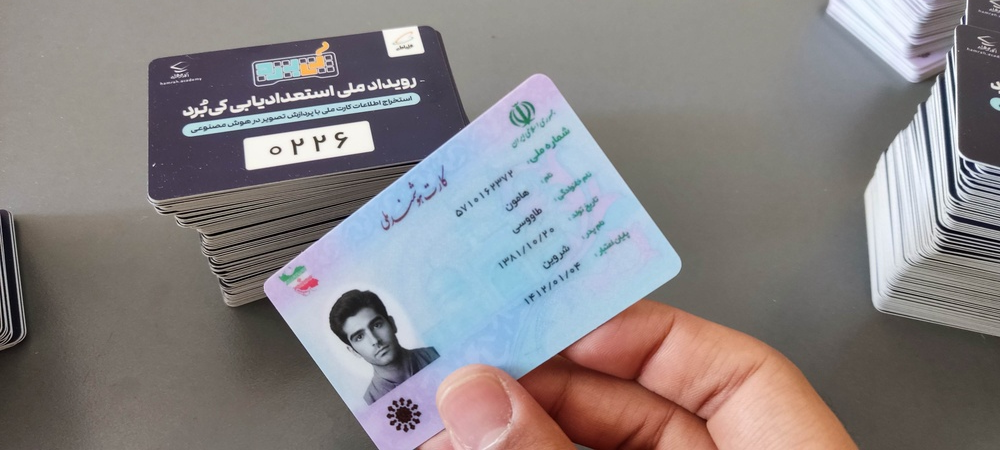
#> input picture sample_id_card.jpg, 1000 x 450 px, shrunk from 4000 x 1800 before the run
$ python test_example.py
#> lines starting #> are read from the running program, lines starting #| are printed output that depends on the picture; after the words box and inside, x2 and y2 are one past the last pixel; in counts of white or black regions, pixels touching at a corner belong together
### id_card_extractor.py
#!/usr/bin/env python3
# -*- coding: utf-8 -*-

import cv2
import pytesseract
import re
import numpy as np
from PIL import Image, ImageEnhance
import os
import sys

class IranianIDCardExtractor:
    def __init__(self):
        """
        کلاس استخراج اطلاعات کارت ملی ایرانی
        """
        # تنظیمات Tesseract برای زبان فارسی
        self.tesseract_config = r'--oem 3 --psm 6 -l fas+eng'

    def preprocess_image(self, image_path):
        """
        پیش‌پردازش تصویر برای بهبود تشخیص متن
        """
#> called with image_path = 'sample_id_card.jpg'
        try:
            # خواندن تصویر
            img = cv2.imread(image_path)
#> img is the input picture: shape (450, 1000, 3); mean B, G, R 133.3, 131.9, 136.1
            if img is None:
                raise ValueError(f"نمی‌توان تصویر را از مسیر {image_path} بارگذاری کرد")

            # تبدیل به خاکستری
            gray = cv2.cvtColor(img, cv2.COLOR_BGR2GRAY)
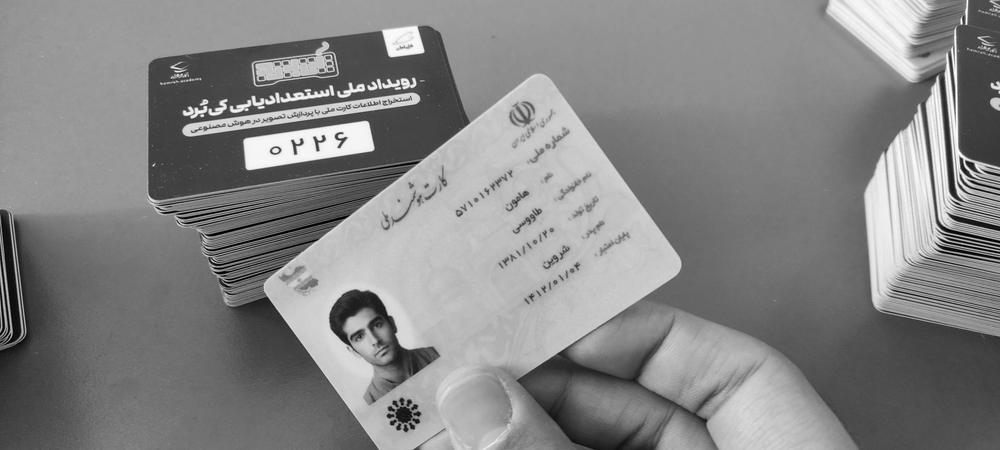
#> gray: shape (450, 1000); min 0, max 255, mean 133.3

            # اعمال فیلتر گاوسی برای کاهش نویز
            denoised = cv2.GaussianBlur(gray, (5, 5), 0)

            # تنظیم کنتراست و روشنایی
            alpha = 1.5  # کنتراست
            beta = 30    # روشنایی
            enhanced = cv2.convertScaleAbs(denoised, alpha=alpha, beta=beta)
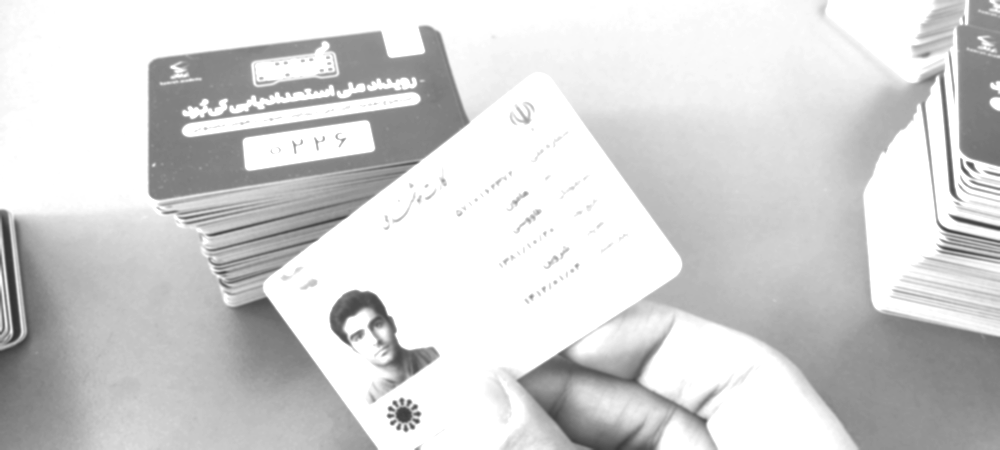
#> enhanced: shape (450, 1000); min 51, max 255, mean 212.1

            # اعمال threshold برای بهبود کیفیت متن
            _, thresh = cv2.threshold(enhanced, 0, 255, cv2.THRESH_BINARY + cv2.THRESH_OTSU)
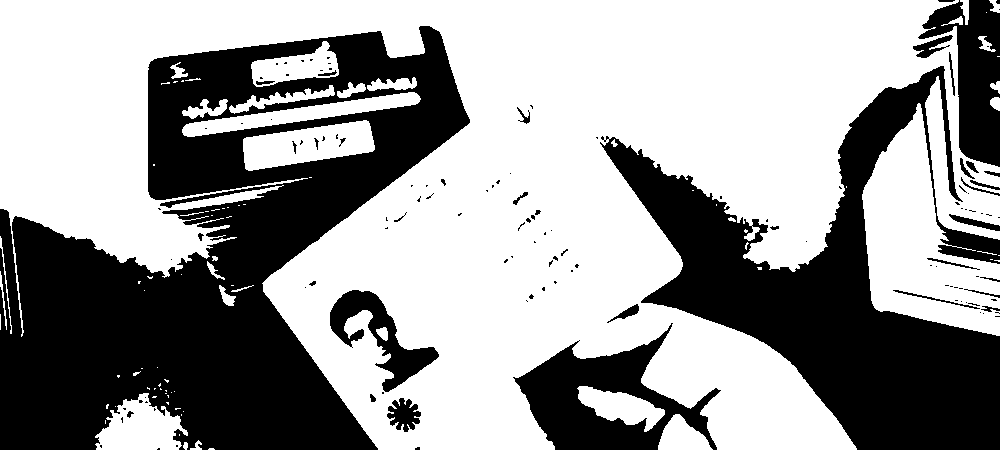
#> thresh: shape (450, 1000); 60.6% white; 128 black regions (92 under 20 px), largest, box (x1, y1, x2, y2) and area: (0, 26, 470, 450) 97849, (600, 66, 1000, 450) 54343, (513, 323, 721, 450) 11063

            # حذف نویز با عملیات مورفولوژی
            kernel = np.ones((1, 1), np.uint8)
            cleaned = cv2.morphologyEx(thresh, cv2.MORPH_CLOSE, kernel)
            cleaned = cv2.morphologyEx(cleaned, cv2.MORPH_OPEN, kernel)

            return cleaned

        except Exception as e:
            print(f"خطا در پیش‌پردازش تصویر: {str(e)}")
            return None

    def extract_text_from_image(self, processed_image):
        """
        استخراج متن از تصویر پردازش شده
        """
        try:
            # تبدیل تصویر OpenCV به PIL
            pil_image = Image.fromarray(processed_image)

            # بهبود کیفیت تصویر
            enhancer = ImageEnhance.Sharpness(pil_image)
            pil_image = enhancer.enhance(2.0)

            # استخراج متن با Tesseract
            extracted_text = pytesseract.image_to_string(pil_image, config=self.tesseract_config)

            return extracted_text

        except Exception as e:
            print(f"خطا در استخراج متن: {str(e)}")
            return ""

    # [70 lines left out: functions parse_id_card_info, validate_national_id, not called in this run]

    def process_id_card(self, image_path):
        """
        پردازش کامل کارت ملی و استخراج اطلاعات
        """
        print(f"در حال پردازش تصویر: {image_path}")

        # پیش‌پردازش تصویر
        processed_image = self.preprocess_image(image_path)
        if processed_image is None:
            return None

        # استخراج متن
        extracted_text = self.extract_text_from_image(processed_image)
        if not extracted_text:
            print("متنی در تصویر شناسایی نشد")
            return None

        print("متن استخراج شده:")
        print("-" * 50)
        print(extracted_text)
        print("-" * 50)

        # تجزیه اطلاعات
        parsed_info = self.parse_id_card_info(extracted_text)

        # اعتبارسنجی کد ملی
        if parsed_info['کد_ملی']:
            is_valid = self.validate_national_id(parsed_info['کد_ملی'])
            parsed_info['کد_ملی_معتبر'] = is_valid

        return {
            'متن_خام': extracted_text,
            'اطلاعات_استخراج_شده': parsed_info
        }

# [36 lines left out: function main, not called in this run]

# [2 lines that do not run on import are left out]

### test_example.py
#!/usr/bin/env python3
# -*- coding: utf-8 -*-

"""
مثال ساده برای استفاده از کلاس IranianIDCardExtractor
"""

from id_card_extractor import IranianIDCardExtractor
import os

def test_extractor():
    """
    تست کردن استخراج‌کننده کارت ملی
    """
    # ایجاد نمونه از کلاس
    extractor = IranianIDCardExtractor()

    # مسیر فایل تصویر (باید توسط کاربر تعیین شود)
    image_path = "sample_id_card.jpg"  # نام فایل تصویر نمونه

    if not os.path.exists(image_path):
        print(f"فایل تصویر {image_path} یافت نشد.")
        print("لطفاً یک فایل تصویر کارت ملی در همین پوشه قرار دهید و نام آن را 'sample_id_card.jpg' بگذارید.")
        print("یا می‌توانید مسیر فایل را در کد تغییر دهید.")
        return

    # پردازش کارت ملی
    result = extractor.process_id_card(image_path)

    if result:
        print("\n" + "="*60)
        print("نتایج استخراج اطلاعات")
        print("="*60)

        # نمایش اطلاعات استخراج شده
        info = result['اطلاعات_استخراج_شده']
        for field, value in info.items():
            if value and field != 'کد_ملی_معتبر':
                print(f"{field}: {value}")

        # نمایش وضعیت اعتبار کد ملی
        if info.get('کد_ملی'):
            validity = "معتبر" if info.get('کد_ملی_معتبر') else "نامعتبر"
            print(f"وضعیت کد ملی: {validity}")

        # ذخیره نتایج در فایل
        with open('extracted_info.txt', 'w', encoding='utf-8') as f:
            f.write("نتایج استخراج اطلاعات کارت ملی\n")
            f.write("="*40 + "\n\n")

            for field, value in info.items():
                if value and field != 'کد_ملی_معتبر':
                    f.write(f"{field}: {value}\n")

            if info.get('کد_ملی'):
                validity = "معتبر" if info.get('کد_ملی_معتبر') else "نامعتبر"
                f.write(f"وضعیت کد ملی: {validity}\n")

            f.write(f"\nمتن خام استخراج شده:\n{result['متن_خام']}")

        print(f"\nنتایج در فایل 'extracted_info.txt' ذخیره شد.")

    else:
        print("خطا در پردازش تصویر")

if __name__ == "__main__":
    test_extractor()
#> (the call stopped at in extract_text_from_image, `extracted_text = pytesseract.image_to_string(pil_image, config=self.te..`: pytesseract is not available in this run)
